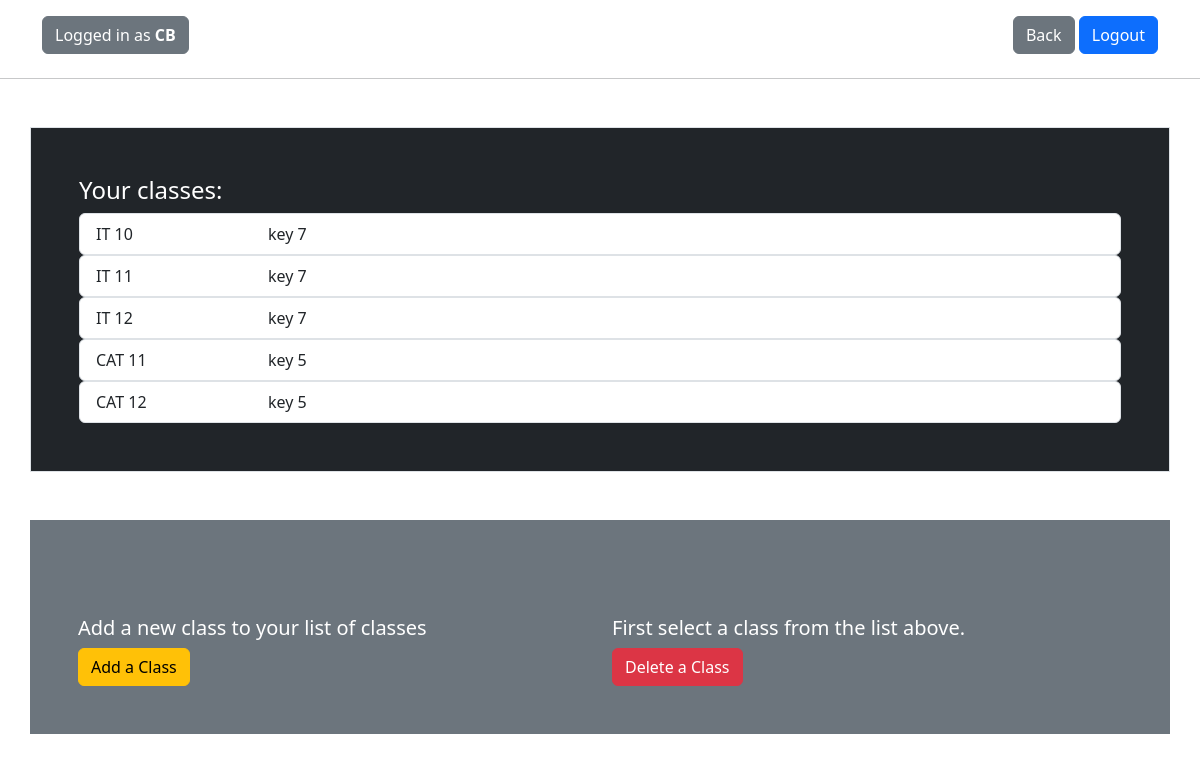
The page /manage_classes/ (signed in) on the database its author committed.
### base/models.py (models this page shows, shortened)
class ClassUnit(models.Model):
    description = models.TextField(null=True, blank=True, default='Key 7 or class 9E')
    created = models.DateTimeField(auto_now_add=True)
    subject = models.ForeignKey(Subject, on_delete=models.SET_NULL, null=True)
    user = models.ForeignKey(User, on_delete=models.SET_NULL, null=True)
    grade = models.ForeignKey(Grade, on_delete=models.SET_NULL, null=True)

class Subject(models.Model):
    subject = models.CharField(max_length=50)
    def __str__(self):
        return self.subject

class Grade(models.Model):
    grade = models.SmallIntegerField()
    def __str__(self):
        return str(self.grade)

### base/views/classes_view.py (the view, shortened to what this page needs)
# urls.py: path('manage_classes/', views.manage_classes, name="manage_classes"),
@login_required(login_url='index')
def manage_classes(request):
    current_user = request.user
    classes = ClassUnit.objects.filter(user=current_user).order_by('subject')
    context = {'classes' : classes, 'current_user' : current_user}
    return render(request, 'base/manage_classes.html', context)

### base/templates/base/manage_classes.html (shortened to what this page needs)
{% extends 'base.html' %}
{% block content %}
<form action="" method="POST">
    <div class="container p-5 my-5 border  bg-dark text-white">
        <h4>Your classes:</h4>
        {% for class in classes %}
            <div class="list-group">
                <li class="list-group-item list-group-item-action selector" id="{{class.id}}"
                onclick="myFunction('{{class.id}}')">
                <div class="row">
                    <div class="col-md-2" >{{class.subject}} {{class.grade}}</div>
                    <div class="col-md-4">{{class.description}}</div>
                </div>
                </li>
            </div>
        {% endfor %}
    </div>
    <div class="container p-5 my-5 bg-secondary text-white">
        <div class="row">
            <div class="container mt-5 col">
                <h5>Add a new class to your list of classes</h5>
                <button type="submit" class="btn btn-warning" value="addclass", name="btnAdd">Add a Class</button>
            </div>
            <div class="container mt-5 col">
                <h5>First select a class from the list above.</h5>
                <button type="submit" class="btn btn-danger" name="btnDelete" id="btnDelete"
                value="Delete">Delete a Class</button>
            </div>
        </div>
    </div>
</form>
{% endblock %}

### templates/base.html (shortened to what this page needs)
<!DOCTYPE html>
{% load static %}
<html>
<head>
    <link rel="stylesheet" href="{% static 'css/bootstrap.min.css' %}">
</head>
<body>
    <div class="container bg-white mt-3">
        {% if current_user.is_authenticated %}
            <div class="row">
                <div class="col">
                    <a href="{% url 'home' %}">
                        <h5 class="btn btn-secondary">Logged in as <b>{{ current_user }}</b></h5>
                    </a>
                </div>
                <div class="col text-end" >
                    <button class="btn btn-secondary" type="button" onclick="history.back()">Back</button>
                    <a class = "btn btn-primary" href="{% url 'logout_user' %}">Logout</a>
                </div>
            </div>
        {% endif %}
    </div>
    <hr/>
    {% block content %}
    {% endblock %}
</body>
</html>

### rows shown on the page
ClassUnit: subject "IT", grade "10", description "key 7"
ClassUnit: subject "IT", grade "11", description "key 7"
ClassUnit: subject "IT", grade "12", description "key 7"
ClassUnit: subject "CAT", grade "11", description "key 5"
ClassUnit: subject "CAT", grade "12", description "key 5"

### other values the page prints
{{ current_user }} "CB"
